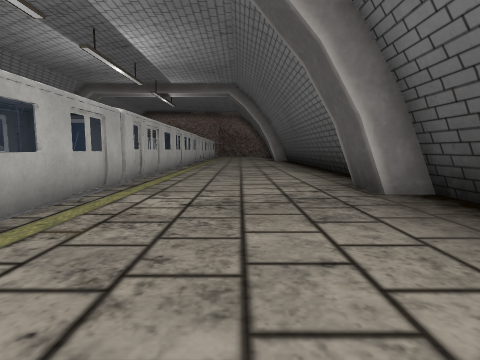
[1] (above)

16 first-person views from a walk through a 3-D level made in the Unity game engine. The camera is 1.4 m above the floor, tilts 6° down and sees 80° across. The floor is counted in squares, 2 m on a side. Each view is taken from the middle of a square. On the plan, view 1 faces up. The plan holds only what a view shows up to about 10 squares ahead; the rest is blank. The place goes on beyond the plan. The player character is not drawn. Some surface patterns are stand-ins.

[2]
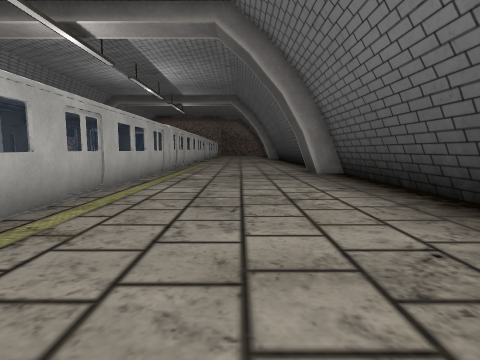

[3]
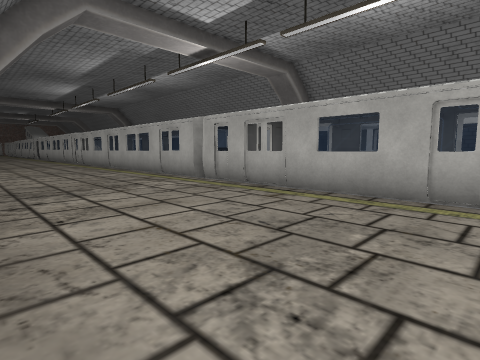

[4]
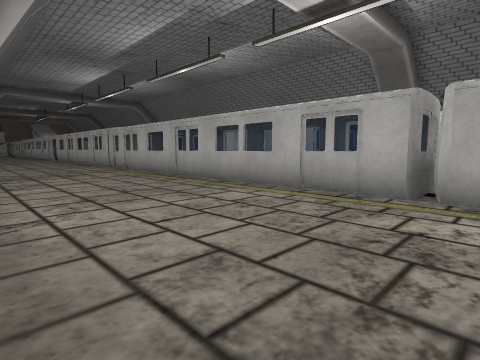

[5]
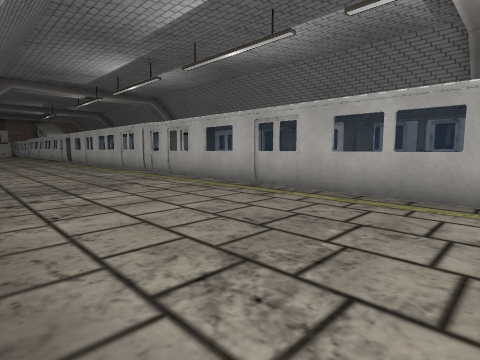

[6]
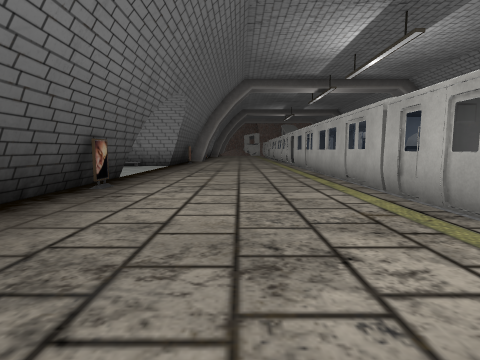

[7]
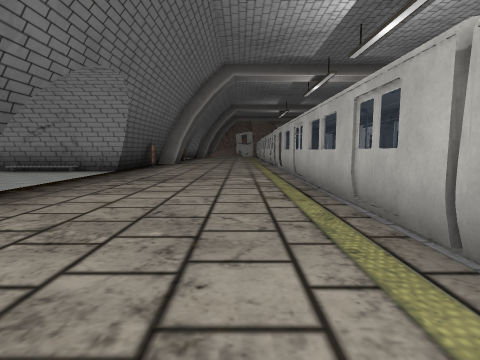

[8]
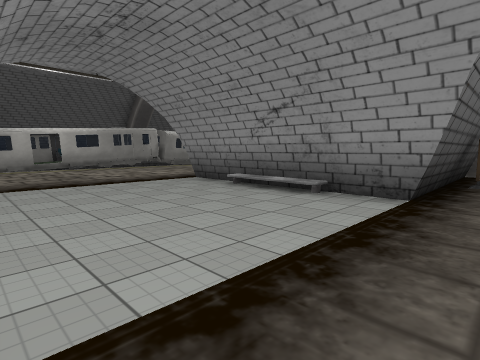

[9]
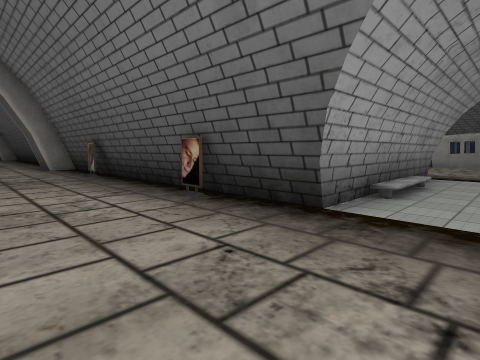

[10]
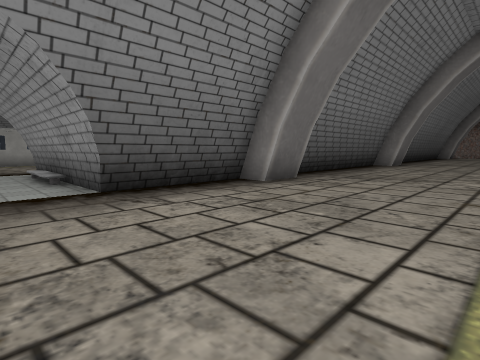

[11]
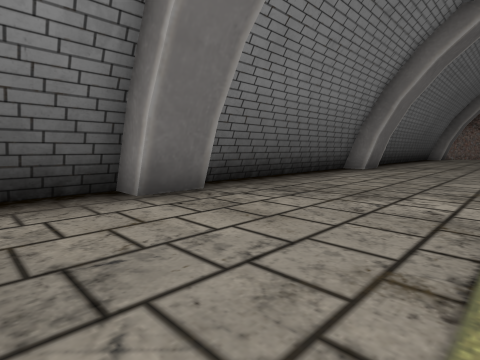

[12]
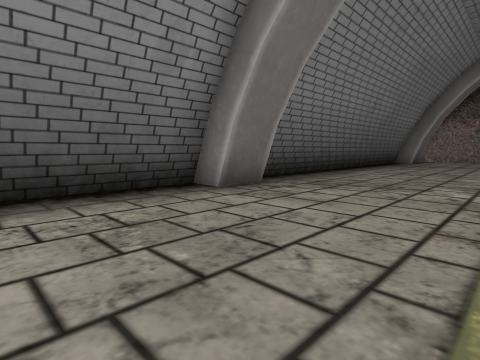

[13]
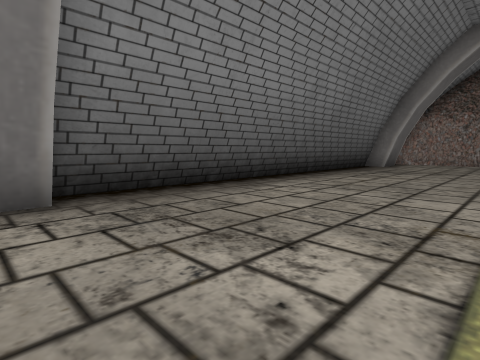

[14]
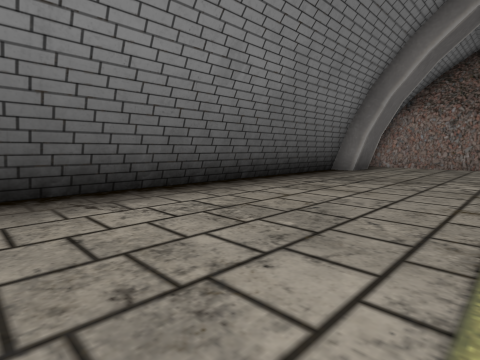

[15]
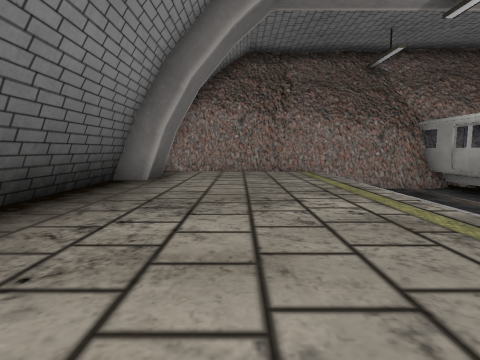

[16]
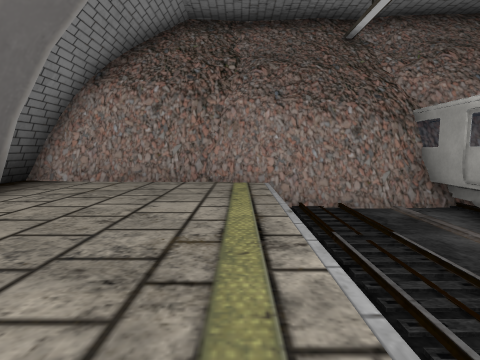

### Floor plan
Key: @ floor where view 1 was taken; # wall or solid block; x gap in a wall; . floor; = window, fence, low wall or low ledge; ^ raised ledge; v drop or lower ground; O other object.
Columns run from 4 left of view 1 to 16 right of it. Each row starts with its distance up from view 1.
 10  #.....#    #######
  9  #.....#    #.....###
  8  #.....#    #.....vvv
  7 ##.....#    ##....vvv
  6 ##.....#    #.....vvv
  5 #=.....#    #.....vvv
  4 ##.....#    #.....v
  3 #=.....#    #.....v
  2 #=.....#    #.....
  1 #=.....#    #.....
  0 ##..@..#    #.....
 -1 #=.....#    #.....
 -2 ##.....     #.....
 -3  #.....     #.....
 -4 #=.....     #.....
 -5 ##.....     #.....
 -6 #=.....     ##....
 -7 ##.....     #.....
 -8 #=.....#    #.....
 -9 #=.....#    #.....
-10 ##.....#    #.....
-11 ##.....#    #....
-12 #=.....O    #.....
-13  #.....#    #.....
-14 =#.....#    ##....
-15 ##.....#    ##....
-16  =.....O    #.....
-17  =.....#    #.....
-18  #.....######.....
-19  #................
-20 ^#................
-21 ##................
-22 ##................
-23  #...............
-24  x.....######...
-25        #

Positions as (right, up) in squares from view 1, and headings:
1: (0, 0), facing up
2: (0, -4), facing up
3: (2, 1), facing down-left
4: (2, -4), facing down-left
5: (2, -7), facing down-left
6: (0, -11), facing down
7: (-1, -14), facing down
8: (2, -19), facing down-right
9: (0, -20), facing up-right
10: (13, -20), facing up-left
11: (13, -17), facing up-left
12: (13, -10), facing up-left
13: (13, -6), facing up-left
14: (13, -3), facing up-left
15: (11, 0), facing up
16: (13, 3), facing up
